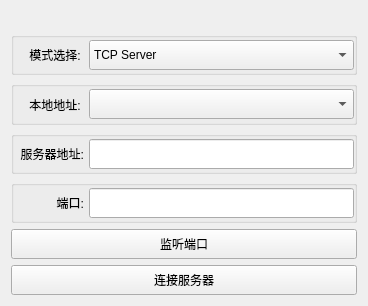
<?xml version="1.0" encoding="UTF-8"?>
<ui version="4.0">
 <class>Web_Port_Settings</class>
 <widget class="QWidget" name="Web_Port_Settings">
  <property name="geometry">
   <rect>
    <x>0</x>
    <y>0</y>
    <width>368</width>
    <height>306</height>
   </rect>
  </property>
  <property name="windowTitle">
   <string>Form</string>
  </property>
  <layout class="QVBoxLayout" name="verticalLayout">
   <item>
    <widget class="QLabel" name="label_log">
     <property name="minimumSize">
      <size>
       <width>0</width>
       <height>14</height>
      </size>
     </property>
     <property name="maximumSize">
      <size>
       <width>16777215</width>
       <height>15</height>
      </size>
     </property>
     <property name="text">
      <string/>
     </property>
    </widget>
   </item>
   <item>
    <widget class="QGroupBox" name="groupBox">
     <layout class="QHBoxLayout" name="horizontalLayout_4">
      <property name="spacing">
       <number>5</number>
      </property>
      <property name="leftMargin">
       <number>0</number>
      </property>
      <property name="topMargin">
       <number>0</number>
      </property>
      <property name="rightMargin">
       <number>0</number>
      </property>
      <property name="bottomMargin">
       <number>0</number>
      </property>
      <item>
       <widget class="QLabel" name="label_4">
        <property name="minimumSize">
         <size>
          <width>70</width>
          <height>30</height>
         </size>
        </property>
        <property name="text">
         <string>模式选择: </string>
        </property>
        <property name="alignment">
         <set>Qt::AlignRight|Qt::AlignTrailing|Qt::AlignVCenter</set>
        </property>
       </widget>
      </item>
      <item>
       <widget class="QComboBox" name="model_comboBox">
        <property name="sizePolicy">
         <sizepolicy hsizetype="Expanding" vsizetype="Fixed">
          <horstretch>0</horstretch>
          <verstretch>0</verstretch>
         </sizepolicy>
        </property>
        <property name="minimumSize">
         <size>
          <width>100</width>
          <height>30</height>
         </size>
        </property>
        <item>
         <property name="text">
          <string>TCP Server</string>
         </property>
        </item>
        <item>
         <property name="text">
          <string>TCP Client</string>
         </property>
        </item>
       </widget>
      </item>
     </layout>
    </widget>
   </item>
   <item>
    <widget class="QGroupBox" name="Server_box">
     <layout class="QHBoxLayout" name="horizontalLayout_3">
      <property name="spacing">
       <number>5</number>
      </property>
      <property name="leftMargin">
       <number>0</number>
      </property>
      <property name="topMargin">
       <number>0</number>
      </property>
      <property name="rightMargin">
       <number>0</number>
      </property>
      <property name="bottomMargin">
       <number>0</number>
      </property>
      <item>
       <widget class="QLabel" name="label_3">
        <property name="minimumSize">
         <size>
          <width>70</width>
          <height>30</height>
         </size>
        </property>
        <property name="text">
         <string>本地地址: </string>
        </property>
        <property name="alignment">
         <set>Qt::AlignRight|Qt::AlignTrailing|Qt::AlignVCenter</set>
        </property>
       </widget>
      </item>
      <item>
       <widget class="QComboBox" name="ip_comboBox">
        <property name="sizePolicy">
         <sizepolicy hsizetype="Expanding" vsizetype="Fixed">
          <horstretch>0</horstretch>
          <verstretch>0</verstretch>
         </sizepolicy>
        </property>
        <property name="minimumSize">
         <size>
          <width>100</width>
          <height>30</height>
         </size>
        </property>
       </widget>
      </item>
     </layout>
    </widget>
   </item>
   <item>
    <widget class="QGroupBox" name="">
     <layout class="QHBoxLayout" name="horizontalLayout">
      <property name="spacing">
       <number>5</number>
      </property>
      <property name="leftMargin">
       <number>0</number>
      </property>
      <property name="topMargin">
       <number>0</number>
      </property>
      <property name="rightMargin">
       <number>0</number>
      </property>
      <property name="bottomMargin">
       <number>0</number>
      </property>
      <item>
       <widget class="QLabel" name="label">
        <property name="minimumSize">
         <size>
          <width>70</width>
          <height>30</height>
         </size>
        </property>
        <property name="text">
         <string>服务器地址:</string>
        </property>
        <property name="alignment">
         <set>Qt::AlignRight|Qt::AlignTrailing|Qt::AlignVCenter</set>
        </property>
       </widget>
      </item>
      <item>
       <widget class="QLineEdit" name="ip_Edit">
        <property name="minimumSize">
         <size>
          <width>100</width>
          <height>30</height>
         </size>
        </property>
       </widget>
      </item>
     </layout>
    </widget>
   </item>
   <item>
    <widget class="QGroupBox" name="">
     <layout class="QHBoxLayout" name="horizontalLayout_2">
      <property name="spacing">
       <number>5</number>
      </property>
      <property name="leftMargin">
       <number>0</number>
      </property>
      <property name="topMargin">
       <number>0</number>
      </property>
      <property name="rightMargin">
       <number>0</number>
      </property>
      <property name="bottomMargin">
       <number>0</number>
      </property>
      <item>
       <widget class="QLabel" name="label_2">
        <property name="minimumSize">
         <size>
          <width>70</width>
          <height>30</height>
         </size>
        </property>
        <property name="text">
         <string>端口:</string>
        </property>
        <property name="alignment">
         <set>Qt::AlignRight|Qt::AlignTrailing|Qt::AlignVCenter</set>
        </property>
       </widget>
      </item>
      <item>
       <widget class="QLineEdit" name="port_Edit">
        <property name="minimumSize">
         <size>
          <width>100</width>
          <height>30</height>
         </size>
        </property>
       </widget>
      </item>
     </layout>
    </widget>
   </item>
   <item>
    <widget class="QPushButton" name="Server_Create_Button">
     <property name="minimumSize">
      <size>
       <width>0</width>
       <height>30</height>
      </size>
     </property>
     <property name="text">
      <string>监听端口</string>
     </property>
    </widget>
   </item>
   <item>
    <widget class="QPushButton" name="Connect_Server_Button">
     <property name="minimumSize">
      <size>
       <width>0</width>
       <height>30</height>
      </size>
     </property>
     <property name="text">
      <string>连接服务器</string>
     </property>
    </widget>
   </item>
  </layout>
 </widget>
 <resources/>
 <connections/>
</ui>
